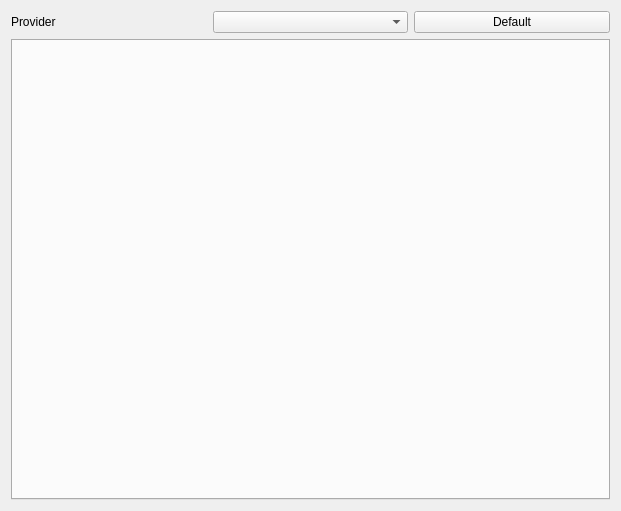
<?xml version="1.0" encoding="UTF-8"?>
<ui version="4.0">
 <class>PatternDetectorParametersWidget</class>
 <widget class="QWidget" name="PatternDetectorParametersWidget">
  <property name="geometry">
   <rect>
    <x>0</x>
    <y>0</y>
    <width>621</width>
    <height>511</height>
   </rect>
  </property>
  <property name="windowTitle">
   <string>Form</string>
  </property>
  <layout class="QGridLayout" name="gridLayout">
   <item row="0" column="0">
    <widget class="QLabel" name="label">
     <property name="text">
      <string>Provider</string>
     </property>
    </widget>
   </item>
   <item row="0" column="1">
    <widget class="QComboBox" name="providerComboBox"/>
   </item>
   <item row="0" column="2">
    <widget class="QPushButton" name="pushButton">
     <property name="text">
      <string>Default</string>
     </property>
     <property name="icon">
      <iconset resource="../../resources/main.qrc">
       <normaloff>:/new/prefix1/bullet_blue.png</normaloff>:/new/prefix1/bullet_blue.png</iconset>
     </property>
     <property name="iconSize">
      <size>
       <width>24</width>
       <height>24</height>
      </size>
     </property>
    </widget>
   </item>
   <item row="1" column="0" colspan="3">
    <widget class="QTabWidget" name="tabWidget"/>
   </item>
  </layout>
 </widget>
 <resources>
  <include location="../../resources/main.qrc"/>
 </resources>
 <connections/>
</ui>
